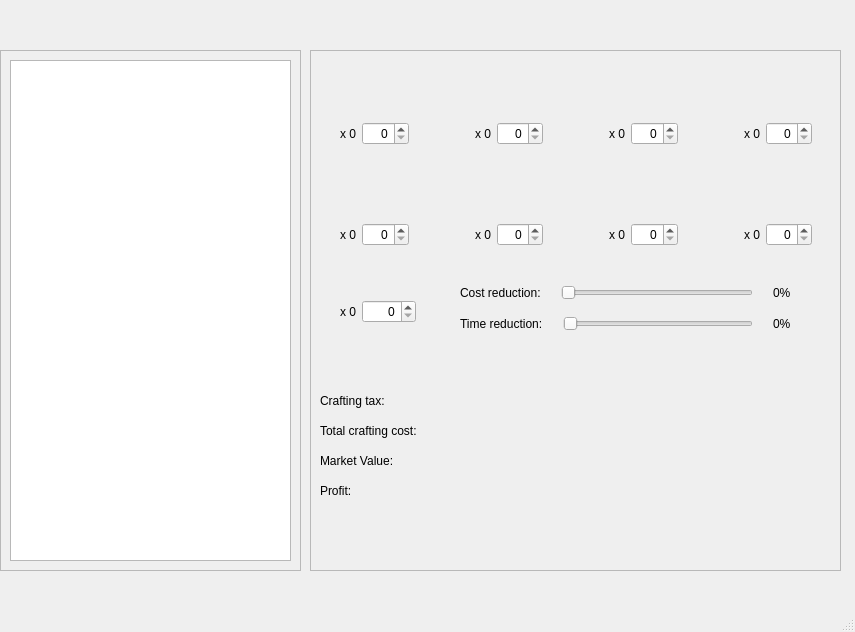
<?xml version="1.0" encoding="UTF-8"?>
<ui version="4.0">
 <class>MainWindow</class>
 <widget class="QMainWindow" name="MainWindow">
  <property name="geometry">
   <rect>
    <x>0</x>
    <y>0</y>
    <width>855</width>
    <height>632</height>
   </rect>
  </property>
  <property name="windowTitle">
   <string>MainWindow</string>
  </property>
  <widget class="QWidget" name="centralwidget">
   <widget class="QScrollArea" name="scrollArea">
    <property name="geometry">
     <rect>
      <x>0</x>
      <y>50</y>
      <width>301</width>
      <height>521</height>
     </rect>
    </property>
    <property name="widgetResizable">
     <bool>true</bool>
    </property>
    <widget class="QWidget" name="scrollAreaWidgetContents_2">
     <property name="geometry">
      <rect>
       <x>0</x>
       <y>0</y>
       <width>299</width>
       <height>519</height>
      </rect>
     </property>
     <layout class="QVBoxLayout" name="verticalLayout_2">
      <item>
       <widget class="QListWidget" name="listWidget">
        <property name="selectionMode">
         <enum>QAbstractItemView::MultiSelection</enum>
        </property>
       </widget>
      </item>
     </layout>
    </widget>
   </widget>
   <widget class="QFrame" name="frame">
    <property name="geometry">
     <rect>
      <x>310</x>
      <y>50</y>
      <width>531</width>
      <height>521</height>
     </rect>
    </property>
    <property name="frameShape">
     <enum>QFrame::StyledPanel</enum>
    </property>
    <property name="frameShadow">
     <enum>QFrame::Raised</enum>
    </property>
    <widget class="QWidget" name="layoutWidget_8">
     <property name="geometry">
      <rect>
       <x>0</x>
       <y>230</y>
       <width>128</width>
       <height>94</height>
      </rect>
     </property>
     <layout class="QVBoxLayout" name="verticalLayout_14">
      <property name="sizeConstraint">
       <enum>QLayout::SetFixedSize</enum>
      </property>
      <item>
       <widget class="QLabel" name="img_crafted">
        <property name="text">
         <string/>
        </property>
        <property name="pixmap">
         <pixmap>../img/empty.png</pixmap>
        </property>
        <property name="alignment">
         <set>Qt::AlignCenter</set>
        </property>
       </widget>
      </item>
      <item>
       <layout class="QHBoxLayout" name="horizontalLayout_13">
        <property name="leftMargin">
         <number>30</number>
        </property>
        <property name="rightMargin">
         <number>30</number>
        </property>
        <item>
         <widget class="QLabel" name="label_reagent_amount_crafted">
          <property name="text">
           <string>x 0</string>
          </property>
         </widget>
        </item>
        <item>
         <widget class="QSpinBox" name="spinBox_crafted">
          <property name="alignment">
           <set>Qt::AlignRight|Qt::AlignTrailing|Qt::AlignVCenter</set>
          </property>
          <property name="maximum">
           <number>9999</number>
          </property>
         </widget>
        </item>
       </layout>
      </item>
     </layout>
    </widget>
    <widget class="QLabel" name="label_total_crafting_cost">
     <property name="geometry">
      <rect>
       <x>10</x>
       <y>370</y>
       <width>131</width>
       <height>21</height>
      </rect>
     </property>
     <property name="text">
      <string>Total crafting cost:</string>
     </property>
    </widget>
    <widget class="QLabel" name="label_market_value">
     <property name="geometry">
      <rect>
       <x>10</x>
       <y>400</y>
       <width>131</width>
       <height>21</height>
      </rect>
     </property>
     <property name="text">
      <string>Market Value: </string>
     </property>
    </widget>
    <widget class="QLabel" name="label_profit">
     <property name="geometry">
      <rect>
       <x>10</x>
       <y>430</y>
       <width>131</width>
       <height>21</height>
      </rect>
     </property>
     <property name="text">
      <string>Profit: </string>
     </property>
    </widget>
    <widget class="QWidget" name="layoutWidget">
     <property name="geometry">
      <rect>
       <x>0</x>
       <y>0</y>
       <width>532</width>
       <height>196</height>
      </rect>
     </property>
     <layout class="QGridLayout" name="gridLayout">
      <item row="0" column="0">
       <layout class="QVBoxLayout" name="verticalLayout">
        <property name="sizeConstraint">
         <enum>QLayout::SetFixedSize</enum>
        </property>
        <item>
         <widget class="QLabel" name="img_1">
          <property name="text">
           <string/>
          </property>
          <property name="pixmap">
           <pixmap>../img/empty.png</pixmap>
          </property>
          <property name="alignment">
           <set>Qt::AlignCenter</set>
          </property>
         </widget>
        </item>
        <item>
         <layout class="QHBoxLayout" name="horizontalLayout">
          <property name="leftMargin">
           <number>30</number>
          </property>
          <property name="rightMargin">
           <number>30</number>
          </property>
          <item>
           <widget class="QLabel" name="label_reagent_amount_1">
            <property name="text">
             <string>x 0</string>
            </property>
           </widget>
          </item>
          <item>
           <widget class="QSpinBox" name="spinBox_1">
            <property name="alignment">
             <set>Qt::AlignRight|Qt::AlignTrailing|Qt::AlignVCenter</set>
            </property>
            <property name="maximum">
             <number>9999</number>
            </property>
           </widget>
          </item>
         </layout>
        </item>
       </layout>
      </item>
      <item row="0" column="1">
       <layout class="QVBoxLayout" name="verticalLayout_3">
        <property name="sizeConstraint">
         <enum>QLayout::SetFixedSize</enum>
        </property>
        <item>
         <widget class="QLabel" name="img_2">
          <property name="text">
           <string/>
          </property>
          <property name="pixmap">
           <pixmap>../img/empty.png</pixmap>
          </property>
          <property name="alignment">
           <set>Qt::AlignCenter</set>
          </property>
         </widget>
        </item>
        <item>
         <layout class="QHBoxLayout" name="horizontalLayout_2">
          <property name="leftMargin">
           <number>30</number>
          </property>
          <property name="rightMargin">
           <number>30</number>
          </property>
          <item>
           <widget class="QLabel" name="label_reagent_amount_2">
            <property name="text">
             <string>x 0</string>
            </property>
           </widget>
          </item>
          <item>
           <widget class="QSpinBox" name="spinBox_2">
            <property name="alignment">
             <set>Qt::AlignRight|Qt::AlignTrailing|Qt::AlignVCenter</set>
            </property>
            <property name="maximum">
             <number>9999</number>
            </property>
           </widget>
          </item>
         </layout>
        </item>
       </layout>
      </item>
      <item row="0" column="2">
       <layout class="QVBoxLayout" name="verticalLayout_7">
        <property name="sizeConstraint">
         <enum>QLayout::SetFixedSize</enum>
        </property>
        <item>
         <widget class="QLabel" name="img_3">
          <property name="text">
           <string/>
          </property>
          <property name="pixmap">
           <pixmap>../img/empty.png</pixmap>
          </property>
          <property name="alignment">
           <set>Qt::AlignCenter</set>
          </property>
         </widget>
        </item>
        <item>
         <layout class="QHBoxLayout" name="horizontalLayout_6">
          <property name="leftMargin">
           <number>30</number>
          </property>
          <property name="rightMargin">
           <number>30</number>
          </property>
          <item>
           <widget class="QLabel" name="label_reagent_amount_3">
            <property name="text">
             <string>x 0</string>
            </property>
           </widget>
          </item>
          <item>
           <widget class="QSpinBox" name="spinBox_3">
            <property name="alignment">
             <set>Qt::AlignRight|Qt::AlignTrailing|Qt::AlignVCenter</set>
            </property>
            <property name="maximum">
             <number>9999</number>
            </property>
           </widget>
          </item>
         </layout>
        </item>
       </layout>
      </item>
      <item row="0" column="3">
       <layout class="QVBoxLayout" name="verticalLayout_8">
        <property name="sizeConstraint">
         <enum>QLayout::SetFixedSize</enum>
        </property>
        <item>
         <widget class="QLabel" name="img_4">
          <property name="text">
           <string/>
          </property>
          <property name="pixmap">
           <pixmap>../img/empty.png</pixmap>
          </property>
          <property name="alignment">
           <set>Qt::AlignCenter</set>
          </property>
         </widget>
        </item>
        <item>
         <layout class="QHBoxLayout" name="horizontalLayout_7">
          <property name="leftMargin">
           <number>30</number>
          </property>
          <property name="rightMargin">
           <number>30</number>
          </property>
          <item>
           <widget class="QLabel" name="label_reagent_amount_4">
            <property name="text">
             <string>x 0</string>
            </property>
           </widget>
          </item>
          <item>
           <widget class="QSpinBox" name="spinBox_4">
            <property name="alignment">
             <set>Qt::AlignRight|Qt::AlignTrailing|Qt::AlignVCenter</set>
            </property>
            <property name="maximum">
             <number>9999</number>
            </property>
           </widget>
          </item>
         </layout>
        </item>
       </layout>
      </item>
      <item row="1" column="0">
       <layout class="QVBoxLayout" name="verticalLayout_9">
        <property name="sizeConstraint">
         <enum>QLayout::SetFixedSize</enum>
        </property>
        <item>
         <widget class="QLabel" name="img_5">
          <property name="text">
           <string/>
          </property>
          <property name="pixmap">
           <pixmap>../img/empty.png</pixmap>
          </property>
          <property name="alignment">
           <set>Qt::AlignCenter</set>
          </property>
         </widget>
        </item>
        <item>
         <layout class="QHBoxLayout" name="horizontalLayout_8">
          <property name="leftMargin">
           <number>30</number>
          </property>
          <property name="rightMargin">
           <number>30</number>
          </property>
          <item>
           <widget class="QLabel" name="label_reagent_amount_5">
            <property name="text">
             <string>x 0</string>
            </property>
           </widget>
          </item>
          <item>
           <widget class="QSpinBox" name="spinBox_5">
            <property name="alignment">
             <set>Qt::AlignRight|Qt::AlignTrailing|Qt::AlignVCenter</set>
            </property>
            <property name="maximum">
             <number>9999</number>
            </property>
           </widget>
          </item>
         </layout>
        </item>
       </layout>
      </item>
      <item row="1" column="1">
       <layout class="QVBoxLayout" name="verticalLayout_11">
        <property name="sizeConstraint">
         <enum>QLayout::SetFixedSize</enum>
        </property>
        <item>
         <widget class="QLabel" name="img_6">
          <property name="text">
           <string/>
          </property>
          <property name="pixmap">
           <pixmap>../img/empty.png</pixmap>
          </property>
          <property name="alignment">
           <set>Qt::AlignCenter</set>
          </property>
         </widget>
        </item>
        <item>
         <layout class="QHBoxLayout" name="horizontalLayout_10">
          <property name="leftMargin">
           <number>30</number>
          </property>
          <property name="rightMargin">
           <number>30</number>
          </property>
          <item>
           <widget class="QLabel" name="label_reagent_amount_6">
            <property name="text">
             <string>x 0</string>
            </property>
           </widget>
          </item>
          <item>
           <widget class="QSpinBox" name="spinBox_6">
            <property name="alignment">
             <set>Qt::AlignRight|Qt::AlignTrailing|Qt::AlignVCenter</set>
            </property>
            <property name="maximum">
             <number>9999</number>
            </property>
           </widget>
          </item>
         </layout>
        </item>
       </layout>
      </item>
      <item row="1" column="2">
       <layout class="QVBoxLayout" name="verticalLayout_12">
        <property name="sizeConstraint">
         <enum>QLayout::SetFixedSize</enum>
        </property>
        <item>
         <widget class="QLabel" name="img_7">
          <property name="text">
           <string/>
          </property>
          <property name="pixmap">
           <pixmap>../img/empty.png</pixmap>
          </property>
          <property name="alignment">
           <set>Qt::AlignCenter</set>
          </property>
         </widget>
        </item>
        <item>
         <layout class="QHBoxLayout" name="horizontalLayout_11">
          <property name="leftMargin">
           <number>30</number>
          </property>
          <property name="rightMargin">
           <number>30</number>
          </property>
          <item>
           <widget class="QLabel" name="label_reagent_amount_7">
            <property name="text">
             <string>x 0</string>
            </property>
           </widget>
          </item>
          <item>
           <widget class="QSpinBox" name="spinBox_7">
            <property name="alignment">
             <set>Qt::AlignRight|Qt::AlignTrailing|Qt::AlignVCenter</set>
            </property>
            <property name="maximum">
             <number>9999</number>
            </property>
           </widget>
          </item>
         </layout>
        </item>
       </layout>
      </item>
      <item row="1" column="3">
       <layout class="QVBoxLayout" name="verticalLayout_13">
        <property name="sizeConstraint">
         <enum>QLayout::SetFixedSize</enum>
        </property>
        <item>
         <widget class="QLabel" name="img_8">
          <property name="text">
           <string/>
          </property>
          <property name="pixmap">
           <pixmap>../img/empty.png</pixmap>
          </property>
          <property name="alignment">
           <set>Qt::AlignCenter</set>
          </property>
         </widget>
        </item>
        <item>
         <layout class="QHBoxLayout" name="horizontalLayout_12">
          <property name="leftMargin">
           <number>30</number>
          </property>
          <property name="rightMargin">
           <number>30</number>
          </property>
          <item>
           <widget class="QLabel" name="label_reagent_amount_8">
            <property name="text">
             <string>x 0</string>
            </property>
           </widget>
          </item>
          <item>
           <widget class="QSpinBox" name="spinBox_8">
            <property name="alignment">
             <set>Qt::AlignRight|Qt::AlignTrailing|Qt::AlignVCenter</set>
            </property>
            <property name="maximum">
             <number>9999</number>
            </property>
           </widget>
          </item>
         </layout>
        </item>
       </layout>
      </item>
     </layout>
    </widget>
    <widget class="QLabel" name="label_crafting_tax">
     <property name="geometry">
      <rect>
       <x>10</x>
       <y>340</y>
       <width>131</width>
       <height>21</height>
      </rect>
     </property>
     <property name="text">
      <string>Crafting tax:</string>
     </property>
    </widget>
    <widget class="QWidget" name="">
     <property name="geometry">
      <rect>
       <x>150</x>
       <y>230</y>
       <width>331</width>
       <height>56</height>
      </rect>
     </property>
     <layout class="QVBoxLayout" name="verticalLayout_4">
      <item>
       <layout class="QHBoxLayout" name="horizontalLayout_4">
        <property name="spacing">
         <number>20</number>
        </property>
        <item>
         <widget class="QLabel" name="label">
          <property name="text">
           <string>Cost reduction:</string>
          </property>
         </widget>
        </item>
        <item>
         <widget class="QSlider" name="cost_reduction_slider">
          <property name="maximum">
           <number>100</number>
          </property>
          <property name="orientation">
           <enum>Qt::Horizontal</enum>
          </property>
         </widget>
        </item>
        <item>
         <widget class="QLabel" name="cost_reduction_result">
          <property name="text">
           <string>0%</string>
          </property>
         </widget>
        </item>
       </layout>
      </item>
      <item>
       <layout class="QHBoxLayout" name="horizontalLayout_3">
        <property name="spacing">
         <number>20</number>
        </property>
        <item>
         <widget class="QLabel" name="label_2">
          <property name="text">
           <string>Time reduction:</string>
          </property>
         </widget>
        </item>
        <item>
         <widget class="QSlider" name="time_reduction_slider">
          <property name="maximum">
           <number>100</number>
          </property>
          <property name="orientation">
           <enum>Qt::Horizontal</enum>
          </property>
         </widget>
        </item>
        <item>
         <widget class="QLabel" name="time_reduction_result">
          <property name="text">
           <string>0%</string>
          </property>
         </widget>
        </item>
       </layout>
      </item>
     </layout>
    </widget>
   </widget>
  </widget>
  <widget class="QMenuBar" name="menubar">
   <property name="geometry">
    <rect>
     <x>0</x>
     <y>0</y>
     <width>855</width>
     <height>21</height>
    </rect>
   </property>
  </widget>
  <widget class="QStatusBar" name="statusbar"/>
 </widget>
 <resources/>
 <connections/>
</ui>
